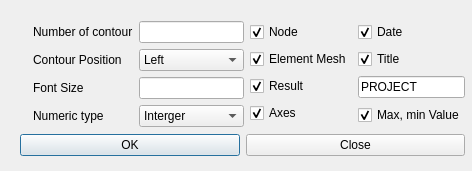
<?xml version="1.0" encoding="UTF-8"?>
<ui version="4.0">
 <class>colorForm</class>
 <widget class="QDialog" name="colorForm">
  <property name="geometry">
   <rect>
    <x>0</x>
    <y>0</y>
    <width>472</width>
    <height>171</height>
   </rect>
  </property>
  <property name="windowTitle">
   <string>Setting Color Band</string>
  </property>
  <widget class="QWidget" name="layoutWidget">
   <property name="geometry">
    <rect>
     <x>20</x>
     <y>20</y>
     <width>445</width>
     <height>139</height>
    </rect>
   </property>
   <layout class="QVBoxLayout" name="verticalLayout_5">
    <item>
     <layout class="QHBoxLayout" name="horizontalLayout_4">
      <item>
       <layout class="QHBoxLayout" name="horizontalLayout_2">
        <item>
         <widget class="QLabel" name="label_3">
          <property name="text">
           <string/>
          </property>
         </widget>
        </item>
        <item>
         <layout class="QVBoxLayout" name="verticalLayout_4">
          <item>
           <widget class="QLabel" name="label">
            <property name="text">
             <string>Number of contour</string>
            </property>
           </widget>
          </item>
          <item>
           <widget class="QLabel" name="label_2">
            <property name="text">
             <string>Contour Position</string>
            </property>
           </widget>
          </item>
          <item>
           <widget class="QLabel" name="label_4">
            <property name="text">
             <string>Font Size</string>
            </property>
           </widget>
          </item>
          <item>
           <widget class="QLabel" name="label_5">
            <property name="text">
             <string>Numeric type</string>
            </property>
           </widget>
          </item>
         </layout>
        </item>
        <item>
         <layout class="QVBoxLayout" name="verticalLayout_3">
          <item>
           <widget class="QLineEdit" name="nocLine"/>
          </item>
          <item>
           <widget class="QComboBox" name="positionBox">
            <item>
             <property name="text">
              <string>Left </string>
             </property>
            </item>
            <item>
             <property name="text">
              <string>Right</string>
             </property>
            </item>
            <item>
             <property name="text">
              <string>Bottom</string>
             </property>
            </item>
           </widget>
          </item>
          <item>
           <widget class="QLineEdit" name="sizeLine"/>
          </item>
          <item>
           <widget class="QComboBox" name="numericBox">
            <item>
             <property name="text">
              <string>Interger</string>
             </property>
            </item>
            <item>
             <property name="text">
              <string>Float</string>
             </property>
            </item>
            <item>
             <property name="text">
              <string>Science</string>
             </property>
            </item>
           </widget>
          </item>
         </layout>
        </item>
       </layout>
      </item>
      <item>
       <layout class="QHBoxLayout" name="horizontalLayout">
        <item>
         <layout class="QVBoxLayout" name="verticalLayout_2">
          <item>
           <widget class="QCheckBox" name="nodeBox">
            <property name="text">
             <string>Node</string>
            </property>
            <property name="checked">
             <bool>true</bool>
            </property>
           </widget>
          </item>
          <item>
           <widget class="QCheckBox" name="meshBox">
            <property name="text">
             <string>Element Mesh</string>
            </property>
            <property name="checked">
             <bool>true</bool>
            </property>
           </widget>
          </item>
          <item>
           <widget class="QCheckBox" name="resultBox">
            <property name="text">
             <string>Result</string>
            </property>
            <property name="checked">
             <bool>true</bool>
            </property>
           </widget>
          </item>
          <item>
           <widget class="QCheckBox" name="axeBox">
            <property name="text">
             <string>Axes</string>
            </property>
            <property name="checked">
             <bool>true</bool>
            </property>
           </widget>
          </item>
         </layout>
        </item>
        <item>
         <layout class="QVBoxLayout" name="verticalLayout">
          <item>
           <widget class="QCheckBox" name="dateBox">
            <property name="text">
             <string>Date</string>
            </property>
            <property name="checked">
             <bool>true</bool>
            </property>
           </widget>
          </item>
          <item>
           <widget class="QCheckBox" name="titleBox">
            <property name="text">
             <string>Title</string>
            </property>
            <property name="checked">
             <bool>true</bool>
            </property>
           </widget>
          </item>
          <item>
           <widget class="QLineEdit" name="titleLine">
            <property name="text">
             <string>PROJECT</string>
            </property>
           </widget>
          </item>
          <item>
           <widget class="QCheckBox" name="valBox">
            <property name="text">
             <string>Max, min Value</string>
            </property>
            <property name="checked">
             <bool>true</bool>
            </property>
           </widget>
          </item>
         </layout>
        </item>
       </layout>
      </item>
     </layout>
    </item>
    <item>
     <layout class="QHBoxLayout" name="horizontalLayout_3">
      <item>
       <widget class="QPushButton" name="pushButton">
        <property name="text">
         <string>OK</string>
        </property>
       </widget>
      </item>
      <item>
       <widget class="QPushButton" name="pushButton_2">
        <property name="text">
         <string>Close</string>
        </property>
       </widget>
      </item>
     </layout>
    </item>
   </layout>
  </widget>
 </widget>
 <resources/>
 <connections/>
</ui>
